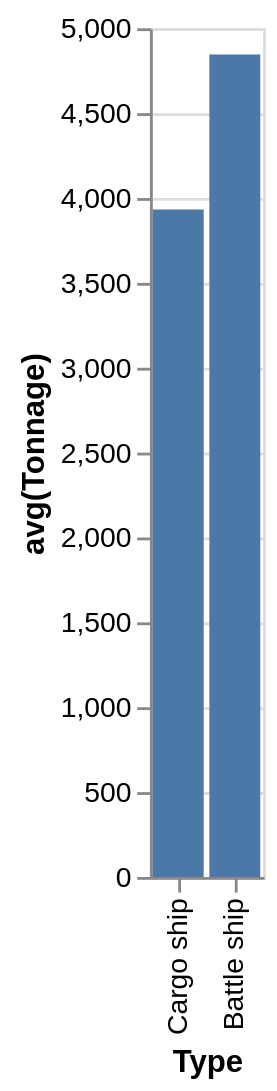

This figure's Vega-Lite source:
### Vega-Lite specification from a JSON file in a GitHub repository (floating-point values rounded to 4 significant figures)
{"data": {"values": [{"x_data": "Cargo ship", "y_data": 3932.0}, {"x_data": "Battle ship", "y_data": 4845}]}, "mark": "bar", "encoding": {"x": {"field": "x_data", "type": "nominal", "title": "Type", "sort": "descending"}, "y": {"field": "y_data", "type": "quantitative", "title": "avg(Tonnage)"}}}
